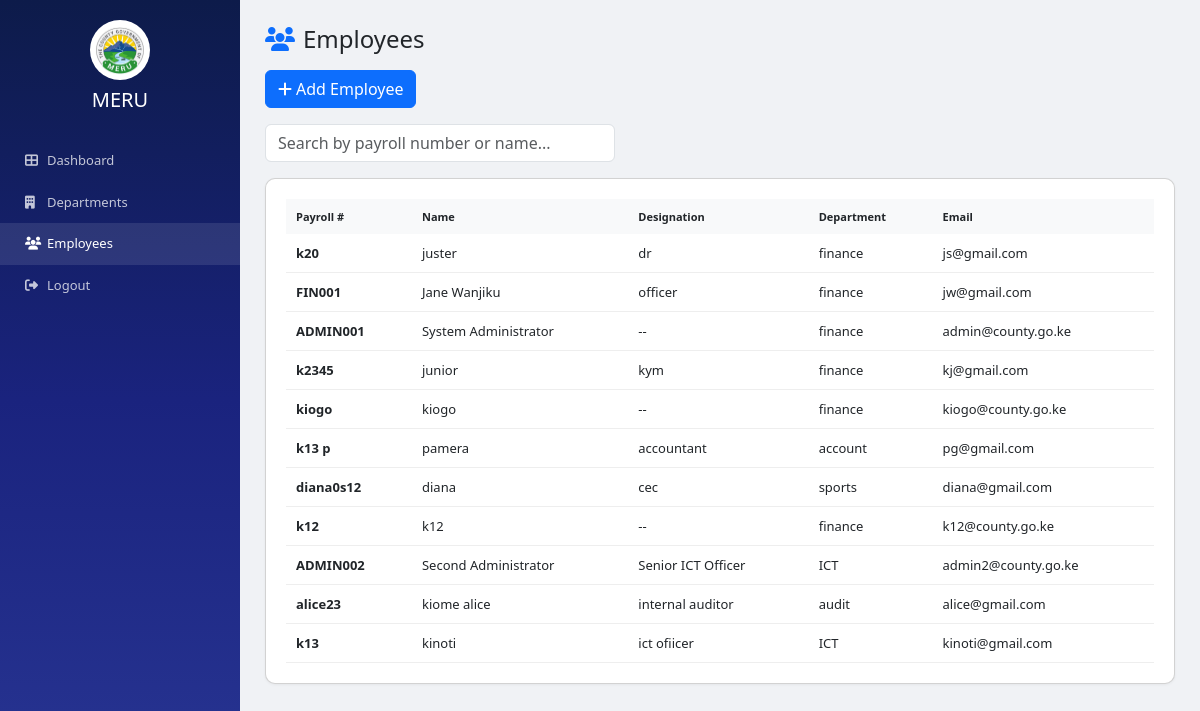
The page /employees/ (signed in) on the database as committed earlier.
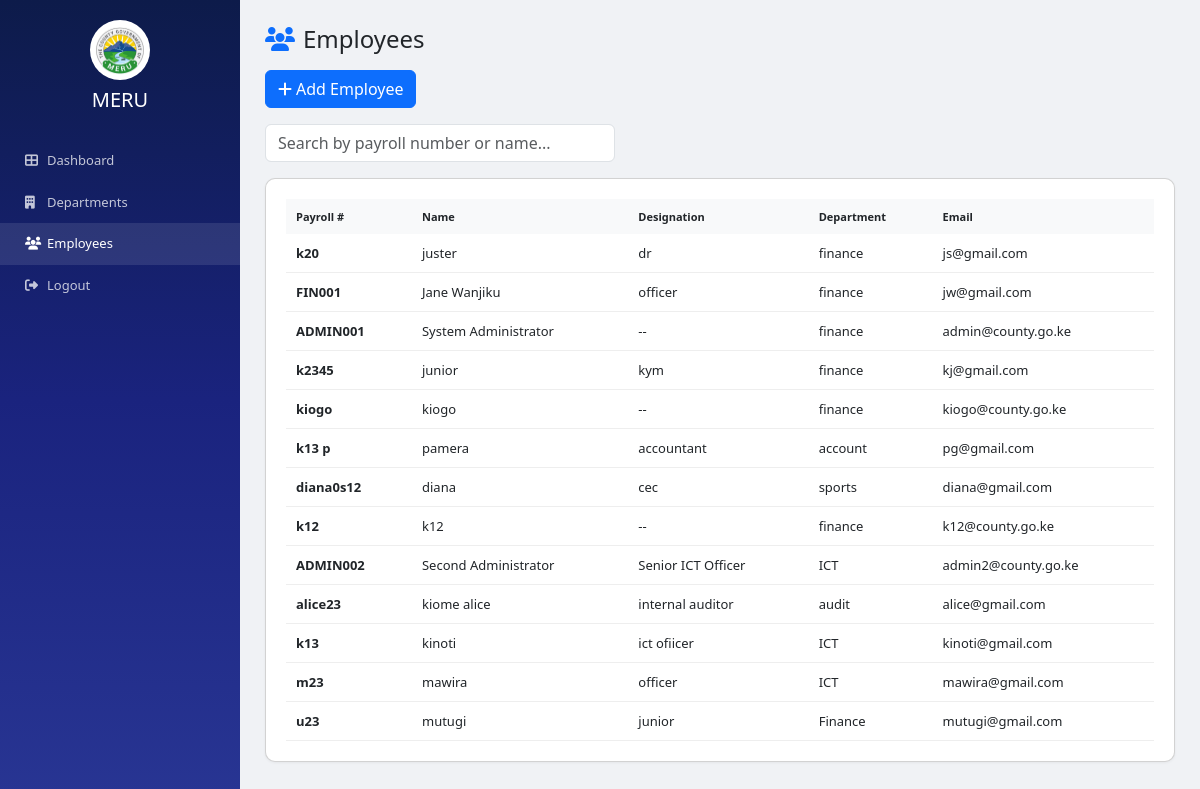
The same page on the database as committed later.
### apps/accounts/models.py (models this page shows, shortened)
class Employee(models.Model):
    payroll = models.CharField(max_length=20, unique=True)
    name = models.CharField(max_length=100)
    designation = models.CharField(max_length=100, blank=True, null=True)
    department = models.ForeignKey(Department, on_delete=models.CASCADE)
    email = models.EmailField(unique=True)
    phone = models.CharField(max_length=20, blank=True, null=True)
    active = models.BooleanField(default=True)
    created_at = models.DateTimeField(auto_now_add=True)
    class Meta: db_table = 'employees'

class Department(models.Model):
    code = models.CharField(max_length=10, unique=True)
    name = models.CharField(max_length=100)
    active = models.BooleanField(default=True)
    created_at = models.DateTimeField(auto_now_add=True)
    class Meta: db_table = 'departments'; verbose_name_plural = 'Departments'

### crfts/urls.py (the view)
# urls.py: path('employees/', employee_list, name='employees'),
@login_required(login_url='/login/')
def employee_list(request):
    if not is_admin_user(request.user): return redirect('/')
    q = request.GET.get('q', '').strip()
    emps = Employee.objects.filter(active=True).select_related('department')
    if q: emps = emps.filter(Q(payroll__icontains=q) | Q(name__icontains=q) | Q(email__icontains=q))
    return render(request, 'departments/employee_list.html', {'employees': emps, 'q': q, 'user': request.user, 'notif_count': get_notif_count(request.user)})

### crfts/urls.py (called while the page is built)
def get_notif_count(user):
    return Notification.objects.filter(user=user, is_read=False).count()

def is_admin_user(user):
    if not user.is_authenticated: return False
    if user.is_superuser: return True
    if hasattr(user, 'role') and user.role and user.role.code == 'ADMIN': return True
    return False

### templates/departments/employee_list.html (shortened to what this page needs)
﻿<!DOCTYPE html><html lang='en'><head><meta charset='UTF-8'><meta name='viewport' content='width=device-width,initial-scale=1'><title>Employees - MERU</title>
<link href='https://cdn.jsdelivr.net/npm/bootstrap@5.3.0/dist/css/bootstrap.min.css' rel='stylesheet'>
<link href='https://cdnjs.cloudflare.com/ajax/libs/font-awesome/6.4.0/css/all.min.css' rel='stylesheet'>
</head>
<body><aside class='sidebar'><div class='logo'><img src='/static/images/logo.png' alt='County Logo' style='width:60px;height:60px;border-radius:50%;margin-bottom:8px;background:white;padding:5px' onerror="this.style.display='none'"><h5>MERU</h5></div><nav>
<a href='/'><i class='fas fa-th-large'></i> <span>Dashboard</span></a>
<a href='/departments/'><i class='fas fa-building'></i> <span>Departments</span></a>
<a href='/employees/' class='active'><i class='fas fa-users'></i> <span>Employees</span></a>
<a href='/logout/'><i class='fas fa-sign-out-alt'></i> <span>Logout</span></a></nav></aside>
<main class='main'><h4 class='mb-3'><i class='fas fa-users text-primary me-2'></i>Employees</h4>
<a href='/employees/add/' class='btn btn-primary mb-3'><i class='fas fa-plus me-1'></i>Add Employee</a>
<form class='mb-3'><input name='q' value='{{ q }}' class='form-control' placeholder='Search by payroll number or name...' style='max-width:350px'></form>
<div class='card'><table><thead><tr><th>Payroll #</th><th>Name</th><th>Designation</th><th>Department</th><th>Email</th></tr></thead><tbody>
{% for e in employees %}<tr><td><strong>{{ e.payroll }}</strong></td><td>{{ e.name }}</td><td>{{ e.designation|default:'--' }}</td><td>{{ e.department.name }}</td><td>{{ e.email }}</td></tr>
{% empty %}<tr><td colspan='5' class='text-center py-3'>No employees found</td></tr>{% endfor %}</tbody></table></div></main></body></html>

### templates/departments/employee_list.html (style rules this page uses)
:root { --primary:#1a237e;--sidebar:240px }
* { margin:0;padding:0 }
body { font-family:'Segoe UI',Arial,sans-serif;background:#f0f2f5;display:flex }
.sidebar { width:var(--sidebar);background:linear-gradient(180deg,#0d1b4a,#1a237e,#283593);color:#fff;position:fixed;left:0;top:0;bottom:0 }
.sidebar .logo { padding:20px;text-align:center }
.sidebar nav a { display:flex;align-items:center;color:rgba(255,255,255,.75);padding:11px 25px;text-decoration:none;font-size:13px }
.sidebar nav a:hover,.sidebar nav a.active { color:#fff;background:rgba(255,255,255,.1) }
.sidebar nav a i { width:22px }
.main { margin-left:var(--sidebar);flex:1;padding:25px }
.card { background:#fff;border-radius:10px;padding:20px;box-shadow:0 1px 3px rgba(0,0,0,.05) }
table { width:100% }
th { background:#f8f9fa;padding:10px;font-size:11px }
td { padding:10px;font-size:13px;border-bottom:1px solid #eee }

Rows that differ between the two databases and show on the page:
added Employee: payroll "m23", name "mawira", designation "officer", department.name "ICT", email "mawira@gmail.com"
added Employee: payroll "u23", name "mutugi", designation "junior", department.name "Finance", email "mutugi@gmail.com"
